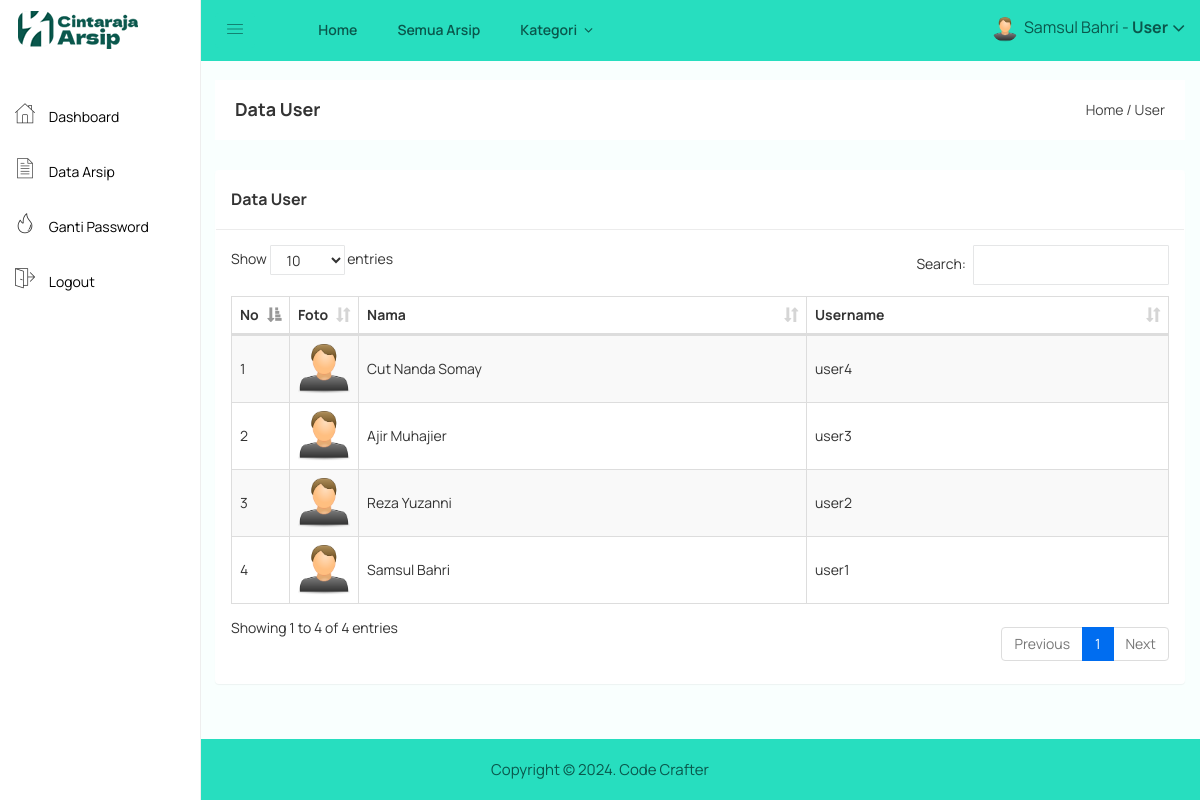
Before: /user/user.php (signed in) with the older database file.
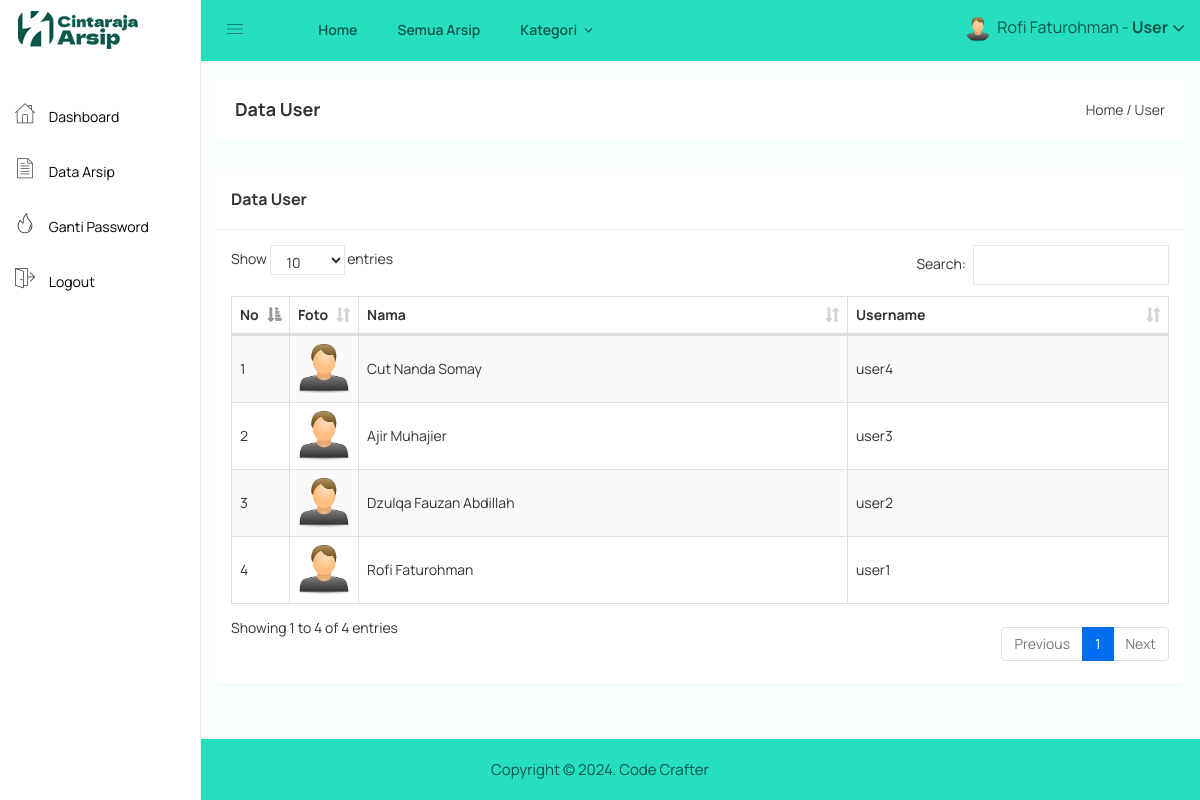
After: the same page with the newer database file.
### tables this page shows
CREATE TABLE `user` (
  `user_id` int(11) NOT NULL,
  `user_nama` varchar(100) NOT NULL,
  `user_username` varchar(100) NOT NULL,
  `user_password` varchar(100) NOT NULL,
  `user_foto` varchar(100) DEFAULT NULL
);

### user/user.php (the view, shortened to what the changed rows need)
<?php include 'header.php'; ?>
<div class="container-fluid">
    <div class="panel panel">
        <div class="panel-body">
            <table id="table" class="table table-bordered table-striped table-hover table-datatable">
                <thead>
                    <tr>
                        <th width="1%">No</th>
                        <th width="5%">Foto</th>
                        <th>Nama</th>
                        <th>Username</th>
                    </tr>
                </thead>
                <tbody>
                    <?php
                    include '../koneksi.php';
                    $no = 1;
                    $user = mysqli_query($koneksi,"SELECT * FROM user ORDER BY user_id DESC");
                    while($p = mysqli_fetch_array($user)){
                        ?>
                        <tr>
                            <td><?php echo $no++; ?></td>
                            <td>
                                <?php
                                if($p['user_foto'] == ""){
                                    ?>
                                    <img class="img-user" src="../gambar/sistem/user.png">
                                    <?php
                                }else{
                                    ?>
                                    <img class="img-user" src="../gambar/user/<?php echo $p['user_foto']; ?>">
                                    <?php
                                }
                                ?>
                            </td>
                            <td><?php echo $p['user_nama'] ?></td>
                            <td><?php echo $p['user_username'] ?></td>
                        </tr>
                        <?php
                    }
                    ?>
                </tbody>
            </table>
        </div>
    </div>
</div>
<?php include 'footer.php'; ?>

### user/header.php (shortened to what the changed rows need)
<!doctype html>
<html>
<head>
    <link rel="stylesheet" href="../assets/css/bootstrap.min.css">
    <link rel="stylesheet" href="../assets/css/font-awesome.min.css">
    <link rel="stylesheet" href="../assets/css/owl.carousel.css">
    <link rel="stylesheet" href="../assets/css/owl.theme.css">
    <link rel="stylesheet" href="../assets/css/owl.transitions.css">
    <link rel="stylesheet" href="../assets/css/animate.css">
    <link rel="stylesheet" href="../assets/css/normalize.css">
    <link rel="stylesheet" href="../assets/css/meanmenu.min.css">
    <link rel="stylesheet" href="../assets/css/main.css">
    <link rel="stylesheet" href="../assets/css/educate-custon-icon.css">
    <link rel="stylesheet" href="../assets/css/morrisjs/morris.css">
    <link rel="stylesheet" href="../assets/css/scrollbar/jquery.mCustomScrollbar.min.css">
    <link rel="stylesheet" href="../assets/css/metisMenu/metisMenu.min.css">
    <link rel="stylesheet" href="../assets/css/metisMenu/metisMenu-vertical.css">
    <link rel="stylesheet" href="../assets/css/calendar/fullcalendar.min.css">
    <link rel="stylesheet" href="../assets/css/calendar/fullcalendar.print.min.css">
    <link rel="stylesheet" href="../assets/style.css">
    <link rel="stylesheet" href="../assets/css/responsive.css">
    <link rel="stylesheet" href="../assets/css/style.css">
    <link rel="stylesheet" type="text/css" href="../assets/js/DataTables/datatables.css">
    <?php
    include '../koneksi.php';
    ?>
</head>
<body>
    <div class="all-content-wrapper">
        <div class="header-advance-area">
            <div class="header-top-area">
                <div class="container-fluid">
                    <div class="row">
                        <div class="col-lg-12 col-md-12 col-sm-12 col-xs-12">
                            <div class="header-top-wraper">
                                <div class="row">
                                <div class="col-lg-5 col-md-5 col-sm-12 col-xs-12">
                                    <div class="header-right-info">
                                        <ul class="nav navbar-nav mai-top-nav header-right-menu">
                                            <li class="nav-item">
                                                <a href="#" data-toggle="dropdown" role="button" aria-expanded="false" class="nav-link dropdown-toggle">
                                                    <?php
                                                    $id_user = $_SESSION['id'];
                                                    $profil = mysqli_query($koneksi,"select * from user where user_id='$id_user'");
                                                    $profil = mysqli_fetch_assoc($profil);
                                                    if($profil['user_foto'] == ""){
                                                        ?>
                                                        <img src="../gambar/sistem/user.png">
                                                        <?php
                                                    }else{
                                                        ?>
                                                        <img src="../gambar/user/<?php echo $profil['user_foto'] ?>">
                                                        <?php
                                                    }
                                                    ?>
                                                    <span class="admin-name"><?php echo $_SESSION['nama']; ?> - <b>User</b> </span>
                                                    <i class="fa fa-angle-down edu-icon edu-down-arrow"></i>
                                                </a>
                                            </li>
                                        </ul>
                                    </div>
                                </div>
                            </div>
                        </div>
                    </div>
                </div>
            </div>
        </div>
    </div>

Changed rows visible on the page:
changed user "user2": user_nama "Reza Yuzanni" → "Dzulqa Fauzan Abdillah"
changed user "user1": user_nama "Samsul Bahri" → "Rofi Faturohman"
Other visible differences:
$_SESSION['nama']: "Samsul Bahri" → "Rofi Faturohman"
